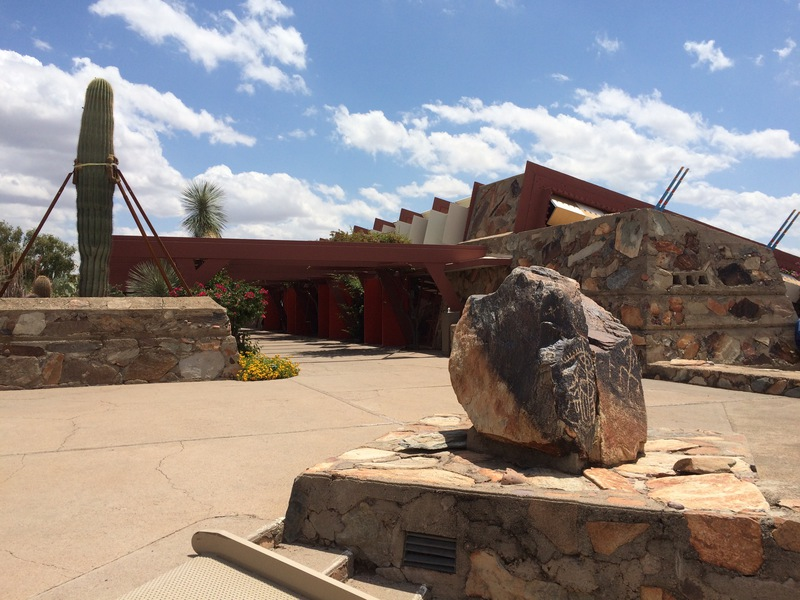
#> input picture images/IMG_1786-2.jpg, 800 x 600 px; its folder holds 3 pictures in this run
$ jupyter execute --allow-errors Image_Stitching_Using_OpenCV.ipynb
#> lines starting #> are read from the running program, lines starting #| are printed output that depends on the picture
[cell 1]
from google.colab import drive
drive.mount('/content/drive', force_remount=True)

[cell 2]
# import the necessary packages
from imutils import paths
import numpy as np
import imutils
import cv2
from google.colab.patches import cv2_imshow
from matplotlib import pyplot as plt

[cell 3]
# grab the paths to the input images and initialize our images list
pathToImages = "/content/drive/My Drive/image-stitching-opencv/images"
print("Loading Images...")
imagePaths = sorted(list(paths.list_images(pathToImages)))
images = []

[cell 4]
# loop over the image paths, load each one, and add them to our
# images to stich list
for imagePath in imagePaths:
	image = cv2.imread(imagePath)
#> image is the input picture: shape (600, 800, 3); mean B, G, R 133.6, 135.3, 142.9
	images.append(image)

titles = ['Image 1', 'Image 2', 'Image 3']
plt.figure(figsize=(20,20))
plt.subplot(1,3,1),plt.imshow(cv2.cvtColor(images[0], cv2.COLOR_BGR2RGB))
plt.title(titles[0]), plt.xticks([]), plt.yticks([])
plt.subplot(1,3,2),plt.imshow(cv2.cvtColor(images[1], cv2.COLOR_BGR2RGB))
plt.title(titles[1]), plt.xticks([]), plt.yticks([])
plt.subplot(1,3,3),plt.imshow(cv2.cvtColor(images[2], cv2.COLOR_BGR2RGB))
plt.title(titles[2]), plt.xticks([]), plt.yticks([])
plt.show()
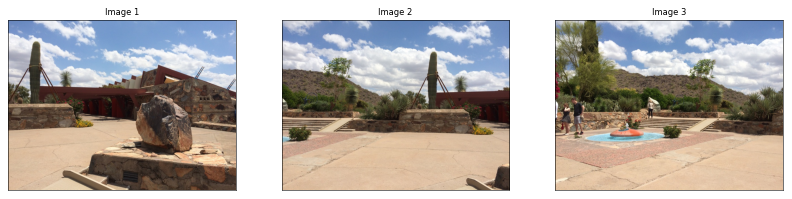
#> figure drawn by matplotlib, 3 panels

[cell 5]
class Stitcher:
  def __init__(self):
		# determine if we are using OpenCV v3.X
    self.isv3 = imutils.is_cv3(or_better=True)

  def trim(self, frame):
    if not np.sum(frame[0]):
      return self.trim(frame[1:])
    #crop top
    if not np.sum(frame[-1]):
      return self.trim(frame[:-2])
    #crop top
    if not np.sum(frame[:,0]):
      return self.trim(frame[:,1:])
    #crop top
    if not np.sum(frame[:,-1]):
      return self.trim(frame[:,:-2])
    return frame

  def stitch(self, images, ratio=0.75, reprojThresh=4.0, showMatches=False):
    # unpack the images, then detect keypoints and extract
    # local invariant descriptors from them
    (imageB, imageA) = images
    (kpsA, featuresA) = self.detectAndDescribe(imageA)
    (kpsB, featuresB) = self.detectAndDescribe(imageB)

    # match features between the two images
    matchedKeyPoints = self.matchKeypoints(kpsA, kpsB,
      featuresA, featuresB, ratio, reprojThresh)

    # if the match is None, then there aren't enough matched keypoints to create a panorama
    if matchedKeyPoints is None:
      return None

    # otherwise, apply a perspective warp to stitch the images
    # together
    (matches, H, status) = matchedKeyPoints
    result = cv2.warpPerspective(imageA, H, (imageA.shape[1] + imageB.shape[1], imageA.shape[0]))
    result[0:imageB.shape[0], 0:imageB.shape[1]] = imageB
    croppedResult = self.trim(result)

    # check to see if the keypoint matches should be visualized
    if showMatches:
      visualKeyPoints = self.drawMatches(imageA, imageB, kpsA, kpsB, matches,
        status)

      # return a tuple of the stitched image and the visualization
      return (croppedResult, visualKeyPoints)

    # return the stitched image
    return croppedResult

  def detectAndDescribe(self, image):
    # convert the image to grayscale
    gray = cv2.cvtColor(image, cv2.COLOR_BGR2GRAY)

    # check to see if we are using OpenCV 3.X
    if self.isv3:
      # detect and extract features from the image
      descriptor = cv2.xfeatures2d.SIFT_create()
      (kps, features) = descriptor.detectAndCompute(image, None)

    # otherwise, we are using OpenCV 2.4.X
    else:
      # detect keypoints in the image
      detector = cv2.FeatureDetector_create("SIFT")
      kps = detector.detect(gray)

      # extract features from the image
      extractor = cv2.DescriptorExtractor_create("SIFT")
      (kps, features) = extractor.compute(gray, kps)

    # convert the keypoints from KeyPoint objects to NumPy
    # arrays
    kps = np.float32([kp.pt for kp in kps])

    # return a tuple of keypoints and features
    return (kps, features)

  def matchKeypoints(self, kpsA, kpsB, featuresA, featuresB, ratio, reprojThresh):
    # compute the raw matches and initialize the list of actual matches
    matcher = cv2.DescriptorMatcher_create("BruteForce")
    rawMatches = matcher.knnMatch(featuresA, featuresB, 2)
    matches = []

    # loop over the raw matches
    for match in rawMatches:
      # ensure the distance is within a certain ratio of each
      # other (i.e. Lowe's ratio test)
      if len(match) == 2 and match[0].distance < match[1].distance * ratio:
        matches.append((match[0].trainIdx, match[0].queryIdx))

    # computing a homography requires at least 4 matches
    if len(matches) > 4:
      # construct the two sets of points
      ptsA = np.float32([kpsA[i] for (_, i) in matches])
      ptsB = np.float32([kpsB[i] for (i, _) in matches])

      # compute the homography between the two sets of points
      (H, status) = cv2.findHomography(ptsA, ptsB, cv2.RANSAC,
        reprojThresh)

      # return the matches along with the homograpy matrix
      # and status of each matched point
      return (matches, H, status)

    # otherwise, no homograpy could be computed
    return None

  def drawMatches(self, imageA, imageB, kpsA, kpsB, matches, status):
    # initialize the output visualization image
    (hA, wA) = imageA.shape[:2]
    (hB, wB) = imageB.shape[:2]
    visualImage = np.zeros((max(hA, hB), wA + wB, 3), dtype="uint8")
    visualImage[0:hA, 0:wA] = imageA
    visualImage[0:hB, wA:] = imageB

    # loop over the matches
    for ((trainIdx, queryIdx), s) in zip(matches, status):
      # only process the match if the keypoint was successfully
      # matched
      if s == 1:
        # draw the match
        ptA = (int(kpsA[queryIdx][0]), int(kpsA[queryIdx][1]))
        ptB = (int(kpsB[trainIdx][0]) + wA, int(kpsB[trainIdx][1]))
        cv2.line(visualImage, ptA, ptB, (0, 255, 0), 1)

    # return the visualization
    return visualImage

[cell 6]
imageA = imutils.resize(images[0], width=400)
imageB = imutils.resize(images[1], width=400)
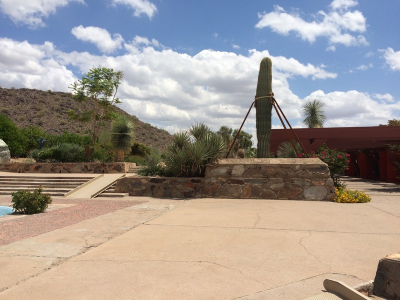
#> imageB: shape (300, 400, 3); mean of channels 0, 1, 2 145.8, 151.4, 159.3; drawn as B, G, R
imageC = imutils.resize(images[2], width=400)
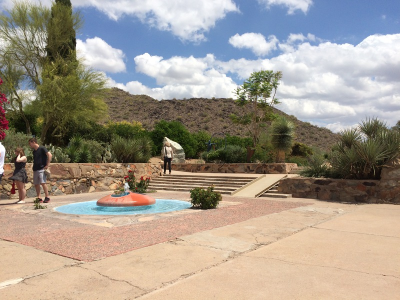
#> imageC: shape (300, 400, 3); mean of channels 0, 1, 2 140.2, 152.7, 162.5; drawn as B, G, R

# stitch the images together to create a panorama
stitcher = Stitcher()
intermediateResult1 = stitcher.stitch([imageC, imageB])
#> in detectAndDescribe, `gray = cv2.cvtColor(image, cv2.COLOR_BGR2GRAY)`:
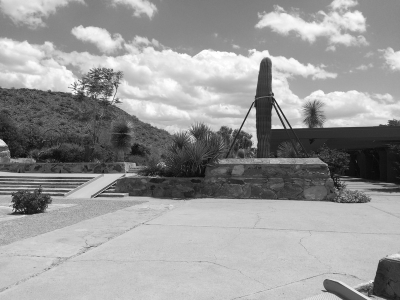
#> gray: shape (300, 400); min 8, max 255, mean 153.1
#> in detectAndDescribe, `kps = detector.detect(gray)`: kps = 608 keypoints; strongest (x, y, size): (265, 66, 8.6), (276, 125, 6.6), (288, 127, 2.2), (273, 127, 3.2)
#> in detectAndDescribe, `kps = np.float32([kp.pt for kp in kps])`: kps = 608 pairs, first value 2.97 to 395.5, second value 2.9 to 286.5
#> in stitch, `(kpsA, featuresA) = self.detectAndDescribe(imageA)`: kpsA has the same summary as kps in detectAndDescribe
#> in detectAndDescribe (call 2), `gray = cv2.cvtColor(image, cv2.COLOR_BGR2GRAY)`:
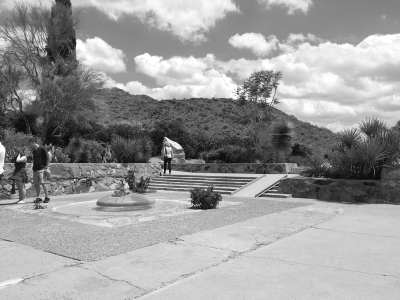
#> gray: shape (300, 400); min 6, max 255, mean 154.2
#> in detectAndDescribe (call 2), `kps = detector.detect(gray)`: kps = 808 keypoints; strongest (x, y, size): (167, 171, 2.2), (19, 159, 3.4), (178, 146, 4), (169, 156, 2.6)
#> in detectAndDescribe (call 2), `kps = np.float32([kp.pt for kp in kps])`: kps = 808 pairs, first value 2.46 to 396.5, second value 4.1 to 295.8
#> in stitch, `(kpsB, featuresB) = self.detectAndDescribe(imageB)`: kpsB has the same summary as kps in detectAndDescribe
#> in matchKeypoints, `rawMatches = matcher.knnMatch(featuresA, featuresB, 2)`: rawMatches = 608 matches
#> after the loop in matchKeypoints, `for match in rawMatches:`: matches = 187 pairs, first value 74 to 805, second value 6 to 494
#> in matchKeypoints, `ptsA = np.float32([kpsA[i] for (_, i) in matches])`: ptsA = 187 pairs, first value 7.34 to 300, second value 10.3 to 213
#> in matchKeypoints, `ptsB = np.float32([kpsB[i] for (i, _) in matches])`: ptsB = 187 pairs, first value 20.66 to 393.8, second value 10.03 to 232.1
#> in matchKeypoints, `(H, status) = cv2.findHomography(ptsA, ptsB, cv2.RANSAC, reprojThresh)`: H = [[0.503, 0.0366, 171], [-0.201, 0.838, 25.52], [-0.00124, -5.05e-05, 1]]; status = 187 values, max 1 at index 0, min 0 at index 4, mean 0.947
#> in stitch, `result[0:imageB.shape[0], 0:imageB.shape[1]] = imageB`:
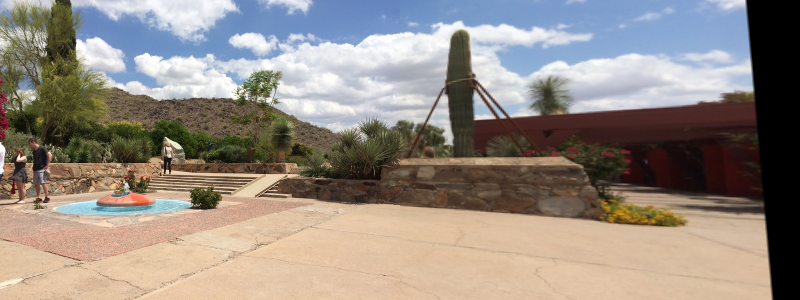
#> result: shape (300, 800, 3); mean of channels 0, 1, 2 130.6, 139.1, 148.7; drawn as B, G, R
#> in trim (call 13), `return self.trim(frame[:,:-2])`:
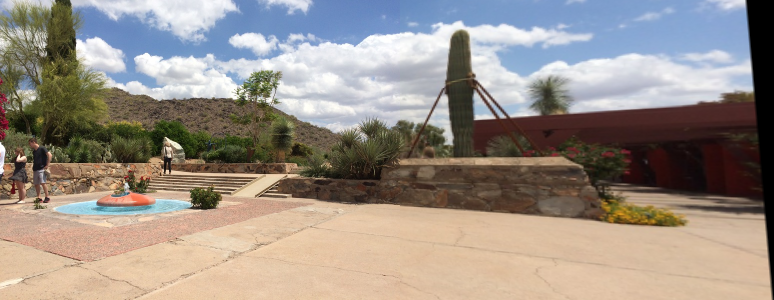
#> returned value: shape (300, 774, 3); mean of channels 0, 1, 2 135, 143.8, 153.7; drawn as B, G, R
intermediateResult2 = stitcher.stitch([imageB, imageA])
#> call 2 of stitch, with ratio = 0.75, reprojThresh = 4, showMatches = False
#> in detectAndDescribe (call 3), `gray = cv2.cvtColor(image, cv2.COLOR_BGR2GRAY)`:
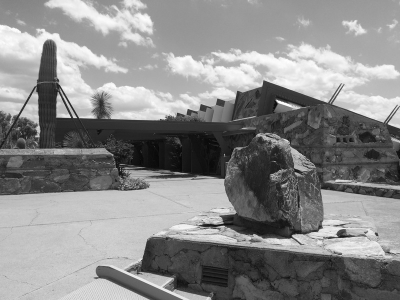
#> gray: shape (300, 400); min 7, max 254, mean 137.5
#> in detectAndDescribe (call 3), `kps = detector.detect(gray)`: kps = 710 keypoints; strongest (x, y, size): (279, 102, 2.6), (342, 234, 6.1), (49, 49, 9.7), (376, 234, 2.1)
#> in detectAndDescribe (call 3), `kps = np.float32([kp.pt for kp in kps])`: kps = 710 pairs, first value 4.05 to 396, second value 3.71 to 295.5
#> in stitch (call 2), `(kpsA, featuresA) = self.detectAndDescribe(imageA)`: kpsA has the same summary as kps in detectAndDescribe
#> in detectAndDescribe (call 4), `kps = detector.detect(gray)`: kps = 608 keypoints; strongest (x, y, size): (265, 66, 8.6), (276, 125, 6.6), (288, 127, 2.2), (273, 127, 3.2)
#> in stitch (call 2), `(kpsB, featuresB) = self.detectAndDescribe(imageB)`: kpsB = 608 pairs, first value 2.97 to 395.5, second value 2.9 to 286.5
#> in matchKeypoints (call 2), `rawMatches = matcher.knnMatch(featuresA, featuresB, 2)`: rawMatches = 710 matches
#> in stitch (call 2), `(matches, H, status) = matchedKeyPoints`: matches = 147 pairs, first value 16 to 605, second value 0 to 709; H = [[0.376, 0.0248, 222], [-0.241, 0.845, 31.6], [-0.00151, -5.13e-05, 1]]; status = 147 values, max 1 at index 0, min 0 at index 1, mean 0.844
#> in stitch (call 2), `result = cv2.warpPerspective(imageA, H, (imageA.shape[1] + imageB.shap..`:
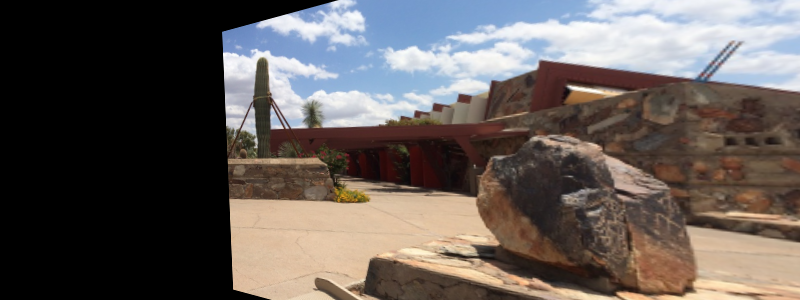
#> result: shape (300, 800, 3); mean of channels 0, 1, 2 88.6, 92, 99.6; drawn as B, G, R
#> in stitch (call 2), `result[0:imageB.shape[0], 0:imageB.shape[1]] = imageB`:
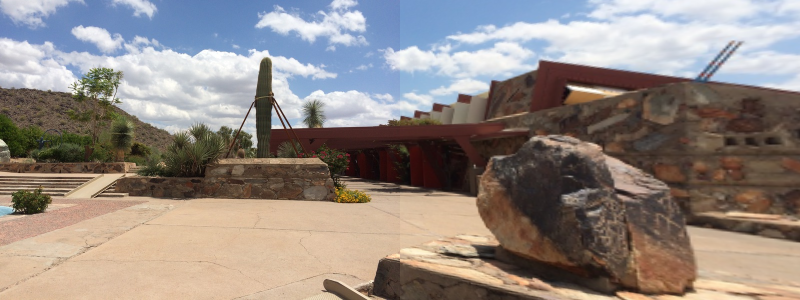
#> result: shape (300, 800, 3); mean of channels 0, 1, 2 130.9, 136.4, 146.3; drawn as B, G, R
#> (the rest of this cell did not finish here and is left out)
